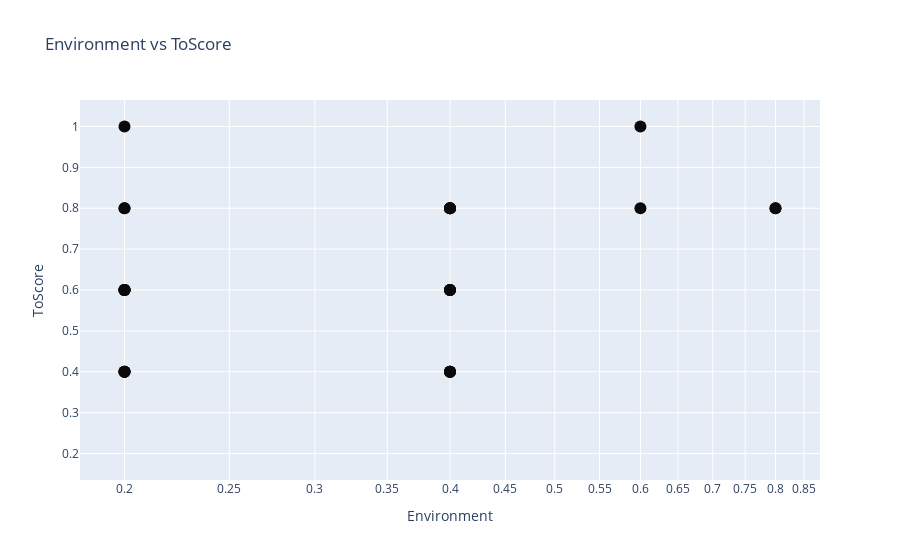

The notebook cell saved with this chart:
### Code cell
# Plot the graph Env vs ToScore
sb_data.iplot(kind='scatter', x='Environment', y='ToScore', mode='markers', color = '#0C090A',  layout = {
        'title' :'Environment vs ToScore',
        'xaxis': {'title': 'Environment', 'type': 'log'},
        'yaxis': {'title': "ToScore"}
    })

### Figure 1 — Plotly figure (JSON) as saved in the notebook; plotly's stock layout.template omitted (floating-point values rounded to 4 significant figures)
{"data": [{"line": {"color": "rgba(12, 9, 10, 1.0)", "dash": "solid", "shape": "linear", "width": 1.3}, "marker": {"size": 12, "symbol": "circle"}, "mode": "markers", "name": "ToScore", "text": "", "type": "scatter", "x": [0.4, 0.4, 0.4, 0.4, 0.2, 0.6, 0.8, 0.4, 0.2, 0.2, 0.2, 0.4, 0, 0.4, 0.4, 0.2, 0.2, 0.2, 0.6, 0.8, 0.4, 0.2, 0.2, 0.2, 0, 0.4, 0.4, 0.2, 0.4, 0.2], "y": [0.6, 0.6, 0.8, 0.8, 0.6, 1, 0.8, 0.4, 0.8, 0.4, 0.8, 0.8, 0.6, 0.4, 0.6, 0.6, 0.6, 0.6, 0.8, 0.8, 0.4, 0.4, 0.4, 0.4, 0.2, 0.4, 0.6, 0.6, 0.8, 1]}], "layout": {"title": {"text": "Environment vs ToScore"}, "xaxis": {"title": {"text": "Environment"}, "type": "log"}, "yaxis": {"title": {"text": "ToScore"}}}}
